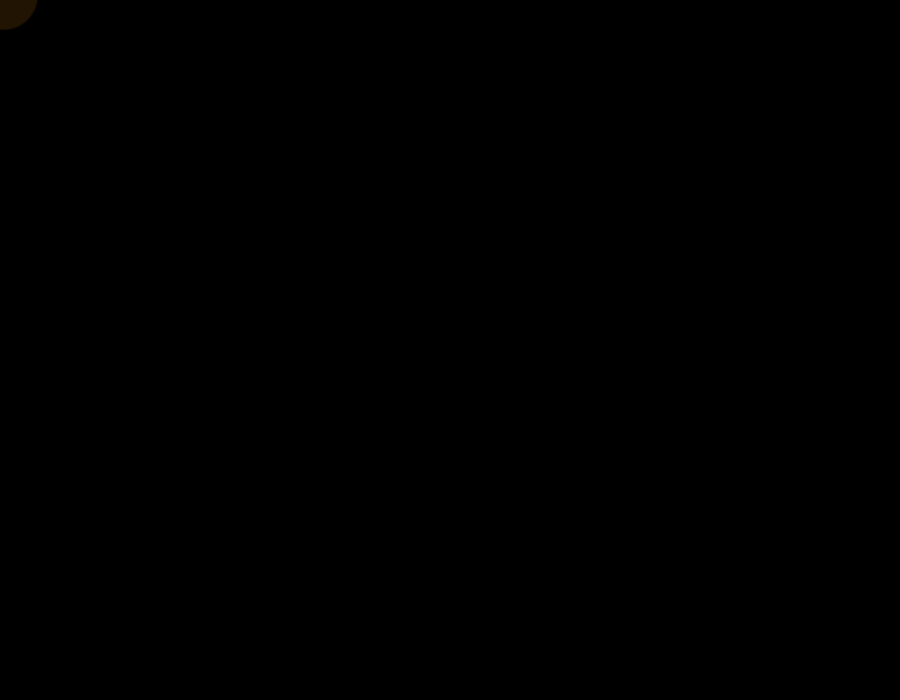
Frame 1 (no input)
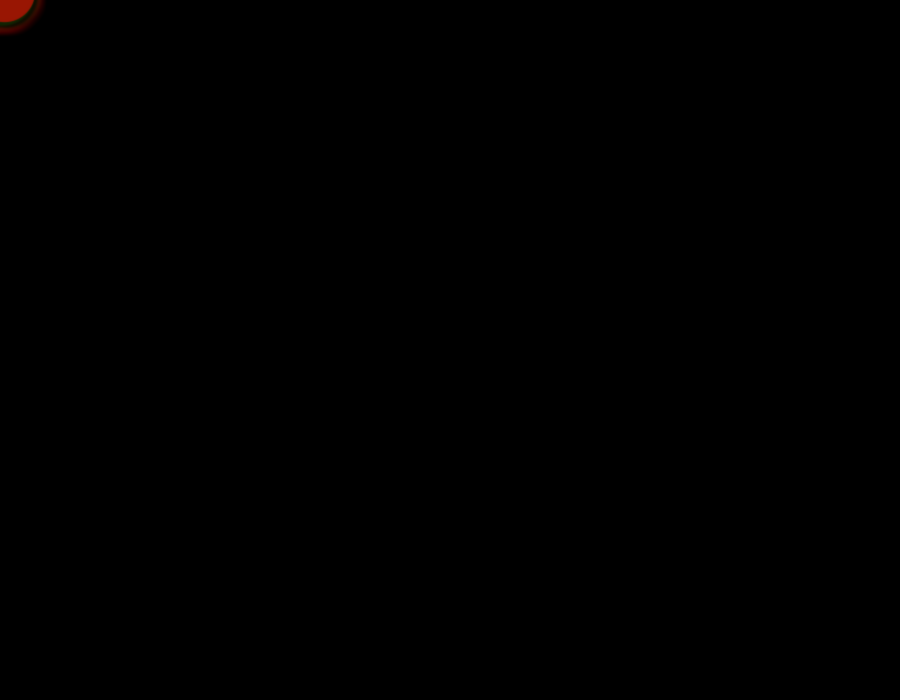
Frame 60 (the mouse pressed at the canvas centre just before this capture)
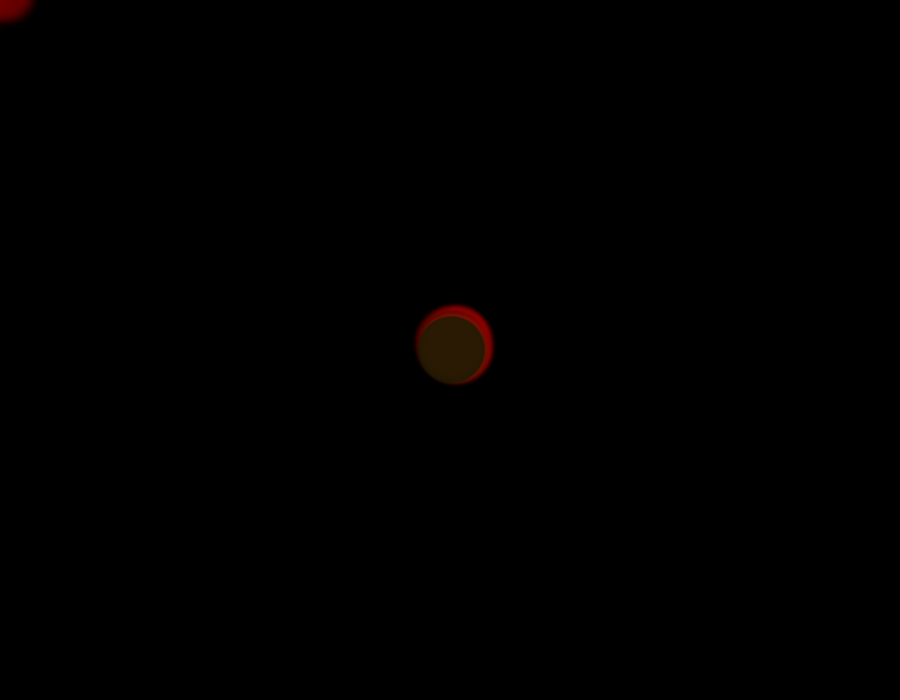
Frame 120 (the mouse held since frame 60 and released just before this capture)

The Processing sketch that drew these frames (run headless with seeded random() and noise(); from frame 60 on, the mouse is pressed at the canvas centre):

// Processing sketch: processing_30697
// ── processing_30697.pde


void setup()
  {
 size(900, 700);
  background(0);
  smooth();
  }
 
 
 
void draw()
  {
  for (int i=1; i < random(1000, 7000); i = i+15000)
  {
  stroke(random(250), random(40), 3, random(100, 255));
  strokeWeight(random(60, 70));
  point(mouseX+random(10), mouseY-random(10));
  filter(BLUR, 0.6);
  }
  }
